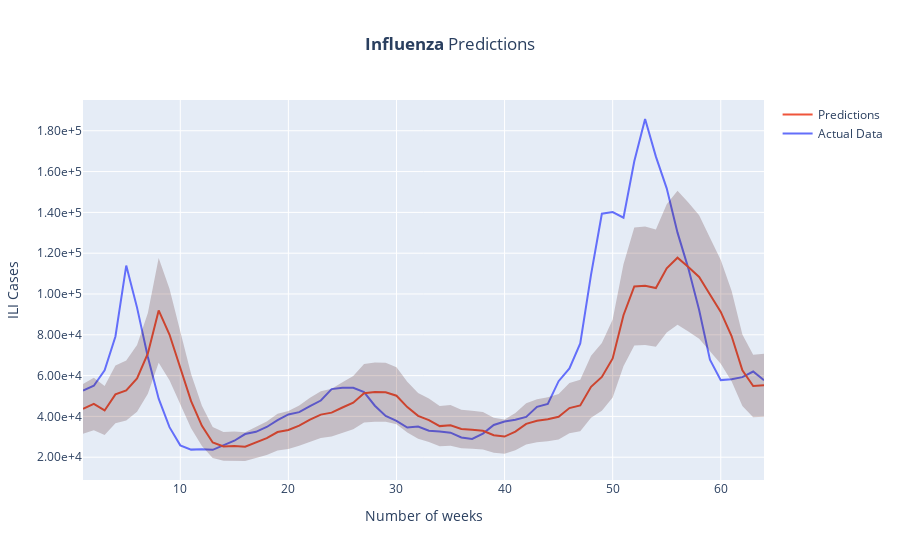

Notebook code for this chart:
### Code cell
import pandas as pd

ci = response.get('confidence_interval')
df = pd.DataFrame({'actual_data': response.get('actual_data'), 'predictions': response.get('predictions')})
df['week'] = range(1, len(df)+1)
df['predictions_upper'] = df['predictions'] + df['predictions']* 0.01 * ci
df['predictions_lower'] = df['predictions'] - df['predictions']* 0.01 * ci


# num_weeks = [range(1, len(response.get('predictions'))+1)]
df
import plotly.graph_objects as go


fig = go.Figure()

fig.add_trace(
    go.Line(
        name='Actual Data',
        x=df['week'],
        y=df['actual_data']
    )
)


fig.add_trace(
    go.Line(
        name='Predictions',
        x=df['week'],
        y=df['predictions'],

    )
)

fig.add_trace(
    go.Scatter(
        name='Upper Bound',
        x=df['week'],
        y=df['predictions_upper'],
        mode='lines',
        marker=dict(color="#444"),
        line=dict(width=0),
        showlegend=False,
    )
)
fig.add_trace(
    go.Scatter(
        name='Lower Bound',
        x=df['week'],
        y=df['predictions_lower'],
        marker=dict(color="#444"),
        line=dict(width=0),
        mode='lines',
        fillcolor='rgba(68, 0, 0, 0.2)',
        fill='tonexty',
        showlegend=False
    )
)

fig.update_layout(
    xaxis={'title': "Number of weeks"},
    yaxis= {'title': "ILI Cases", 'tickformat':'.2e'},
    title="<b>Influenza</b> Predictions",
    title_x=0.5,
)

fig.show()
